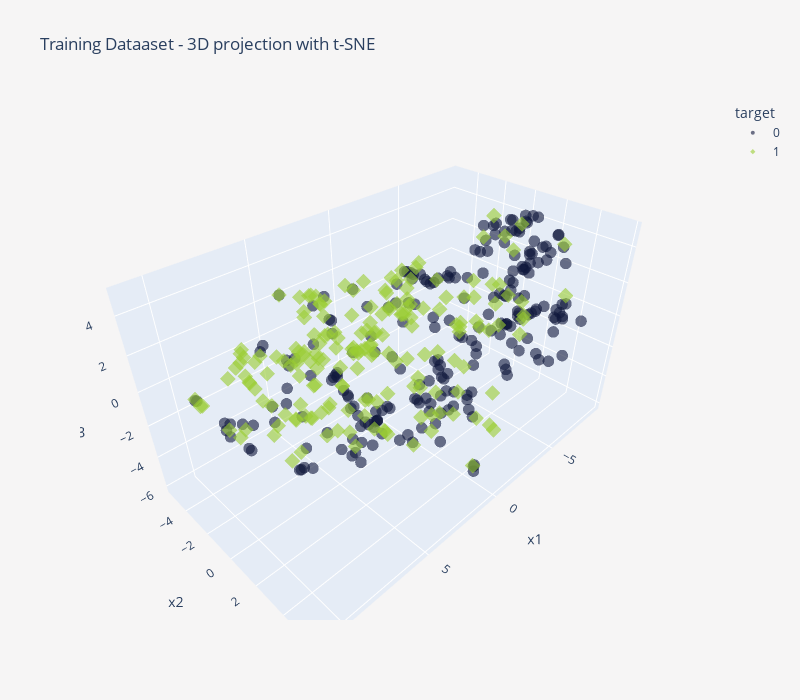

The code cell stored with this chart in its notebook:
### Code cell
fig = px.scatter_3d(
    data_frame=X3D,
    x="x1",
    y="x2",
    z="x3",
    symbol="target",
    symbol_sequence=["circle", "diamond"],
    color="target",
    color_discrete_sequence=["#0f173b", "#9acd32"],
    opacity=0.6,
    height=700,
    width=800,
    title="Training Dataset - 3D projection with t-SNE",
)

fig.update_layout(
    plot_bgcolor=BACKGROUND_COLOR,
    paper_bgcolor=BACKGROUND_COLOR,
)

fig.update_traces(marker_size=4)
fig.show()

### Figure 1 — Plotly figure (JSON) as saved in the notebook; plotly's stock layout.template omitted (floating-point values rounded to 4 significant figures; data arrays with more than 128 entries replaced by an {"elided": "..."} marker saying what was removed)
{"data": [{"hovertemplate": "target=0<br>x1=%{x}<br>x2=%{y}<br>x3=%{z}<extra></extra>", "legendgroup": "0", "marker": {"color": "#0f173b", "opacity": 0.6, "size": 4, "symbol": "circle"}, "mode": "markers", "name": "0", "scene": "scene", "showlegend": true, "type": "scatter3d", "x": {"elided": "230 float values"}, "y": {"elided": "230 float values"}, "z": {"elided": "230 float values"}}, {"hovertemplate": "target=1<br>x1=%{x}<br>x2=%{y}<br>x3=%{z}<extra></extra>", "legendgroup": "1", "marker": {"color": "#9acd32", "opacity": 0.6, "size": 4, "symbol": "diamond"}, "mode": "markers", "name": "1", "scene": "scene", "showlegend": true, "type": "scatter3d", "x": {"elided": "184 float values"}, "y": {"elided": "184 float values"}, "z": {"elided": "184 float values"}}], "layout": {"height": 700, "legend": {"title": {"text": "target"}, "tracegroupgap": 0}, "paper_bgcolor": "#F6F5F5", "plot_bgcolor": "#F6F5F5", "scene": {"domain": {"x": [0, 1], "y": [0, 1]}, "xaxis": {"title": {"text": "x1"}}, "yaxis": {"title": {"text": "x2"}}, "zaxis": {"title": {"text": "x3"}}}, "title": {"text": "Training Dataaset - 3D projection with t-SNE"}, "width": 800}}
